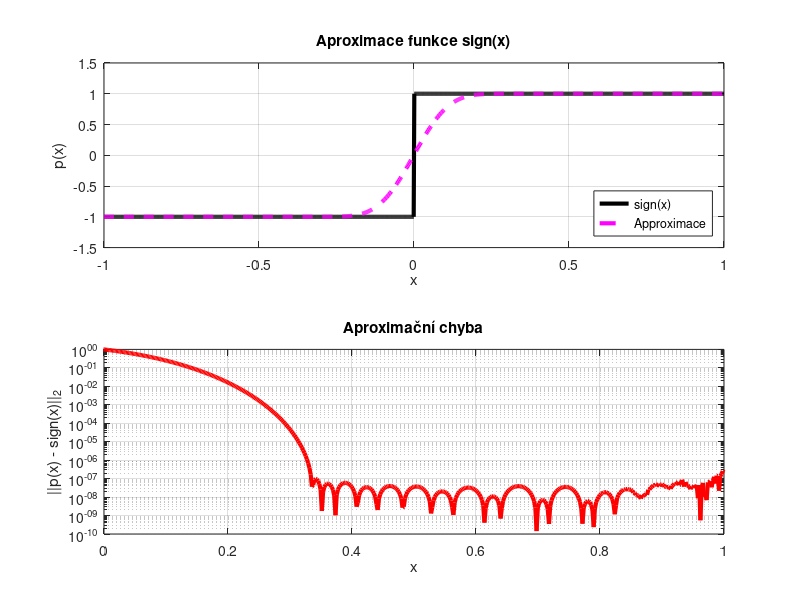
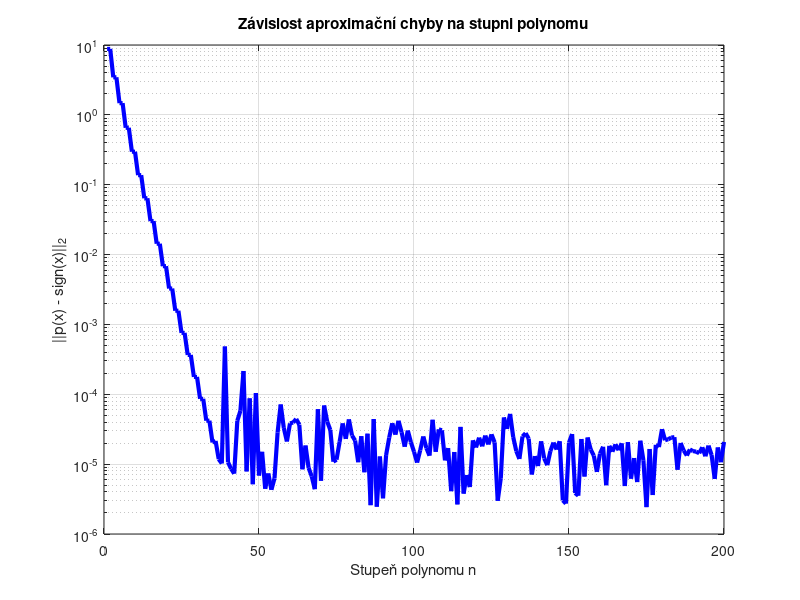

Recreate these plots in MATLAB, in order. (Note: this script raises an error after producing the figures.)
% Diskretizace domény
x1 = linspace(-1, -1/3, 500)';
x2 = linspace(1/3, 1, 500)';
x = [x1; x2];

% Cílová funkce
f = sign(x);

% Stupeň polynomu
n = 80;

% Least-squares fit
c = polyfit(x, f, n);

% Evaluace výsledného polynomu
s = linspace(-1, 1, 1000)';
y = polyval(c, s);

% Výpočet chyby
y_exact = sign(s);
error = abs(y - y_exact);

% Grafické zobrazení
figure;
subplot(2,1,1);
plot(s, sign(x), 'k', 'LineWidth', 3); hold on;
plot(s, y, 'm--', 'LineWidth', 3);
title('Aproximace funkce sign(x)');
xlabel('x');
ylabel('p(x)');
legend('sign(x)', 'Approximace', 'Location', 'southeast');
grid on;

%Grafické zobrazení chyby
subplot(2,1,2);
semilogy(s, error, 'r', 'LineWidth', 3);
xlim([0 1]);
title('Aproximační chyba');
xlabel('x');
ylabel('||p(x) - sign(x)||_2');
grid on;


% Rozsah stupňů polynomu
n_values = 1:200;
errors = zeros(size(n_values));

for idx = 1:length(n_values)
    n = n_values(idx);

    % Sestavení Vandermondeovy matice
    A = x .^ (0:n);

    % Výpočet koeficientů metodou nejmenších čtverců
    c = A \ f;

    % Výpočet aproximace
    f_approx = A * c;

    % Výpočet chyby v 2-normě
    errors(idx) = norm(f - f_approx, 2);
end

% Vykreslení grafu chyby
figure;
semilogy(n_values, errors, 'b', 'LineWidth', 3);
xlabel('Stupeň polynomu n');
ylabel('||p(x) - sign(x)||_2');
title('Závislost aproximační chyby na stupni polynomu');
grid on;
d on;
